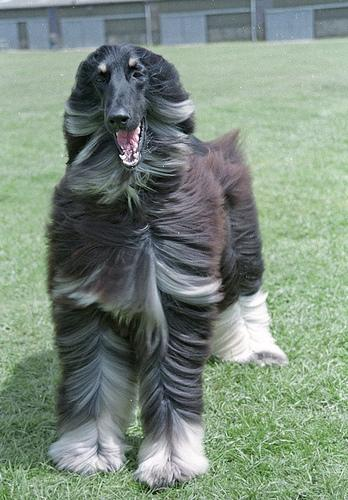
#> input picture cloud_storage/download_from_s3/n02088094_1003.jpg, 348 x 500 px, found by its file name; its folder holds 4 pictures in this run
$ python s3_requests_multiple_images.py
#> lines starting #> are read from the running program, lines starting #| are printed output that depends on the picture; pictures that were not available may be replaced by others from this repository, and a replacement may not be noted
import requests
import time
import matplotlib
matplotlib.use('Agg')
import matplotlib.pyplot as plt
from skimage import io
from skimage.color import rgb2gray
import os.path

url = "https://storage.googleapis.com/bucket_bdp/" #URL of public S3 file
IMAGE_DIR = "/bucket_data"
OUT_DIR = "/home/enigma/bdp2-2021/cloud_storage/download_from_s3/"

def convert(filename):
    # convert an image to its BW equivalent
    # it creates a pdf with the original name + "_bw"
#> called with filename = '_only/n02088094_1003.jpg'
    name, ext = os.path.splitext(filename)
    read_name = os.path.basename(filename)
    write_name = name + "_bw.pdf"

    if ext.lower() != '.jpg':
        print("Skipping file %s (not a jpg)" % read_name)
        return
    else:
        print("Processing file " + read_name)

    r = requests.get(url+read_name)
    open(OUT_DIR+read_name, 'wb').write(r.content)
    original = io.imread(OUT_DIR+read_name)
#> original is the input picture: shape (500, 348, 3); mean R, G, B 124.1, 139.9, 126.3
    grayscale = rgb2gray(original)
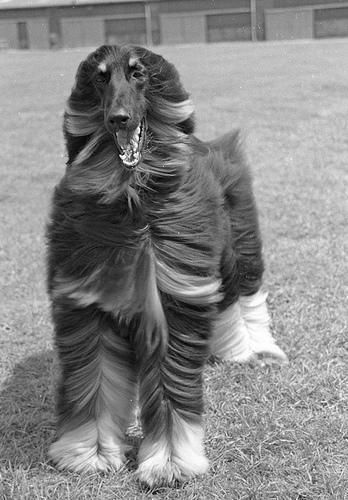
#> grayscale: shape (500, 348) float64; min 0, max 1, mean 0.532
    fig, axes = plt.subplots(1, 2, figsize=(8, 4))
    ax = axes.ravel()

    ax[0].imshow(original)
    ax[0].set_title('Original')
    ax[1].imshow(grayscale, cmap=plt.cm.gray)
    ax[1].set_title('Grayscale')

    fig.tight_layout()
    plt.savefig(write_name)
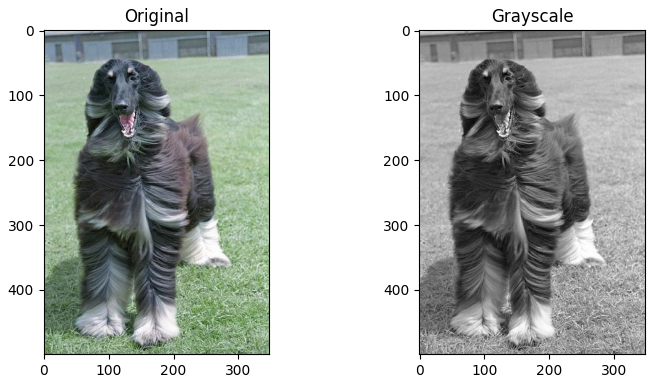
#> figure drawn by matplotlib, 2 panels
    plt.cla()
    plt.close()


start = time.time()

for root, dirs, files in os.walk(IMAGE_DIR):
    for name in files:
        convert(os.path.join(root, name))

end = time.time()

print(end-start)

$ run again, on cloud_storage/download_from_s3/n02088094_115.jpg
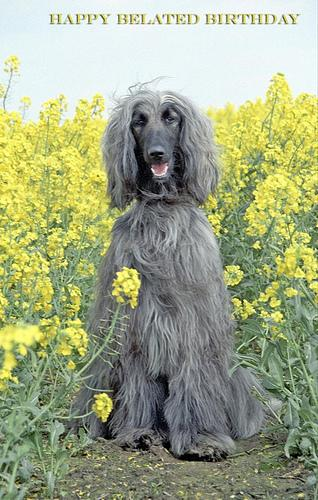
#> input picture cloud_storage/download_from_s3/n02088094_115.jpg, 318 x 500 px, found by its file name
#> in convert, original is the input picture: shape (500, 318, 3); mean R, G, B 159.2, 167.2, 132.9
#> in convert, `grayscale = rgb2gray(original)`:
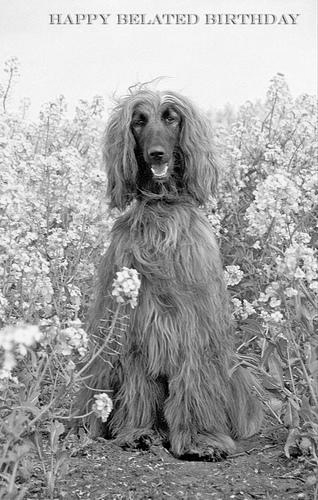
#> grayscale: shape (500, 318) float64; min 0, max 1, mean 0.639
#> in convert, `plt.savefig(write_name)`:
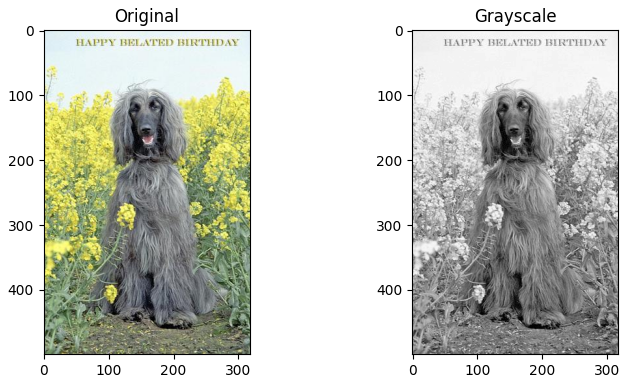
#> figure drawn by matplotlib, 2 panels

$ run again, on cloud_storage/download_from_s3/n02088094_1150.jpg
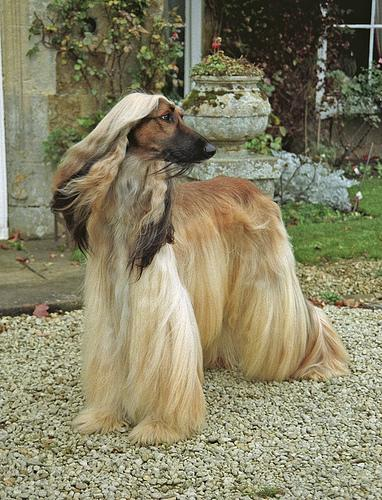
#> input picture cloud_storage/download_from_s3/n02088094_1150.jpg, 382 x 500 px, found by its file name
#> in convert, original is the input picture: shape (500, 382, 3); mean R, G, B 135.1, 130.8, 102.5
#> in convert, `grayscale = rgb2gray(original)`:
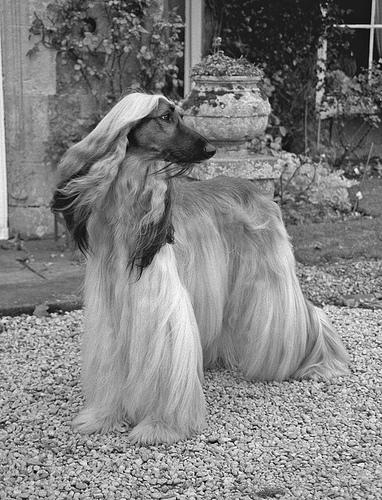
#> grayscale: shape (500, 382) float64; min 0.000833, max 0.995, mean 0.509
#> in convert, `plt.savefig(write_name)`:
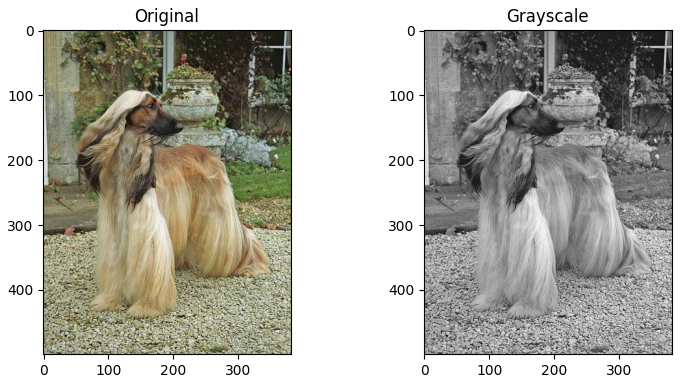
#> figure drawn by matplotlib, 2 panels

$ run again, on cloud_storage/download_from_s3/n02088094_11570.jpg
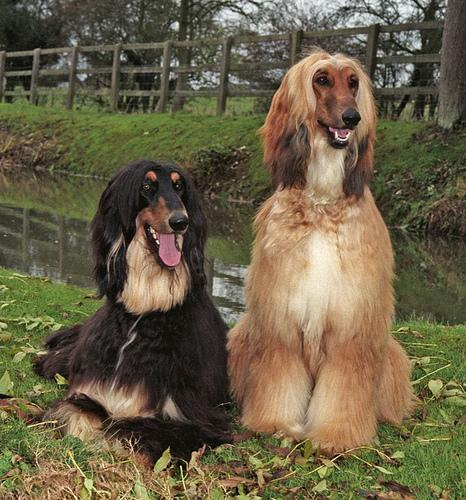
#> input picture cloud_storage/download_from_s3/n02088094_11570.jpg, 466 x 500 px, found by its file name
#> in convert, original is the input picture: shape (500, 466, 3); mean R, G, B 106.2, 96.4, 70.3
#> in convert, `grayscale = rgb2gray(original)`:
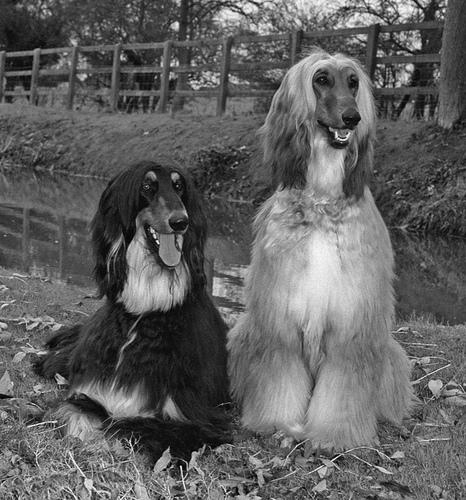
#> grayscale: shape (500, 466) float64; min 0.000833, max 0.995, mean 0.379
#> in convert, `plt.savefig(write_name)`:
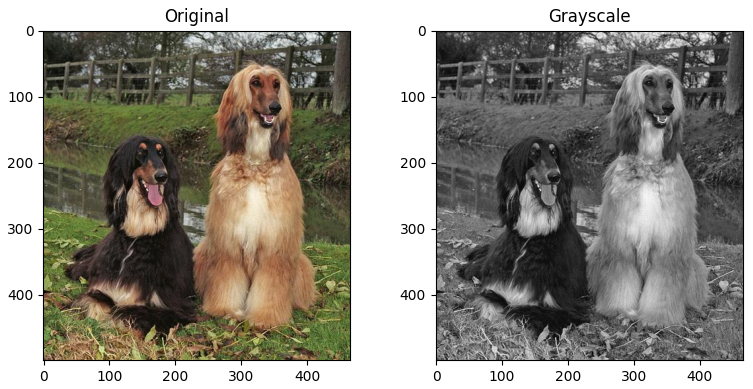
#> figure drawn by matplotlib, 2 panels
